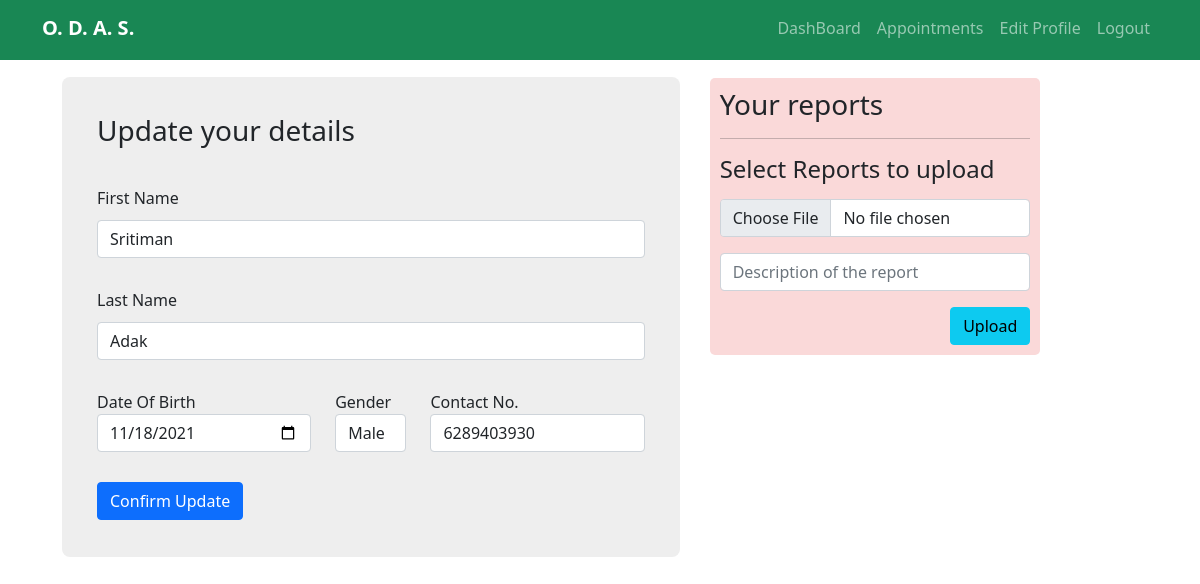
The app's page /edit/patient/ (signed in), older data.
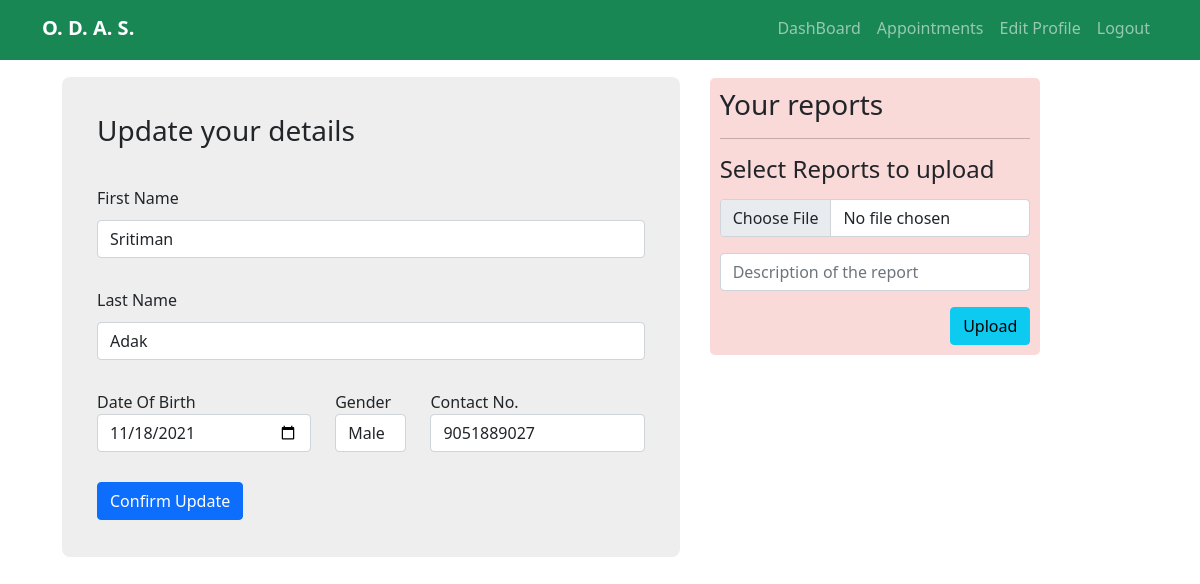
The same page, newer data.
### accounts/models.py (models this page shows)
class Patient(User):
    CHOICES = [
        ('Male','Male'),
        ('Female','Female'),
        ('Others','Others'),
    ]
    gender = models.CharField(null=False, max_length=8, choices=CHOICES)
    contact = models.CharField(max_length=12)
    dob = models.DateField()

### edit/views.py (the view, shortened to what this page needs)
# urls.py: path('patient/', views.PatientEditPage.as_view(), name = "p_edit" ),
class PatientEditPage(View):
    def get(self, request):
        patient = Patient.objects.get(pk = request.user.id)
        patient_reports = Report.objects.filter(patient = patient)
        fm = PatientEditForm(instance = patient)
        return render(request, "patient/patient-edit.html",{'form' : fm, 'reports':patient_reports})

### edit/forms.py
class PatientEditForm(UserChangeForm):
    class Meta:
        model = Patient
        fields = ['first_name','last_name','gender','dob','contact']
        widgets = {
            'dob' : forms.DateInput(attrs={"type" : "date", "class" : 'form-control'}),
            'gender' : forms.Select(attrs={ 'class' : 'form-control'}),
            'first_name': forms.TextInput(attrs={'class':'form-control'}),
            'last_name': forms.TextInput(attrs={'class':'form-control'}),
            'contact' : forms.TextInput(attrs={'class':'form-control'})
        }
        labels = {
            'dob':'Date of Birth'
        }

### templates/patient/patient-edit.html (shortened to what this page needs)
{% extends 'patient/base.html'%}
{% block content %}
<div class="container">
    <div class="row m-2">
        <div class="col-md-7 ">
            <form action="" method="POST" class="edit-user-form">
                <div class="row">
                    <div class="col-md-12"><h3>Update your details</h3></div>
                </div>
                <div class="row">
                    <div>First Name</div>
                    <div class="col-md-12">{{form.first_name}}</div>
                </div>
                <div class="row">
                    <div>Last Name</div>
                    <div class="col-md-12">{{form.last_name}}</div>
                </div>
                <div class="row">
                    <div class="col-md-5">
                        <div>Date Of Birth</div>
                        {{form.dob}}
                    </div>
                    <div class="col-md-2">
                        <div>Gender</div>
                        {{form.gender}}
                    </div>
                    <div class="col-md-5">
                        <div>Contact No.</div>
                        {{form.contact}}
                    </div>
                </div>
                <div class="row">
                    <div class="col-md-12">
                        <button type="submit" class="btn btn-primary btn-update">Confirm Update</button>
                    </div>
                </div>
            </form>
        </div>
        <div class="col-md-4 ">
            <div class="report-sec">
                <h3 >Your reports</h3>
                <hr>
                <form action="" method="post" enctype="multipart/form-data">
                    <div class="row">
                        <div class="mb-3">
                            <label for="formFile" class="form-label"><h4>Select Reports to upload</h4></label>
                            <input class="form-control" type="file" id="formFile" name="report">
                        </div>
                    </div>
                    <div class="row">
                        <div class="mb-3">
                            <input class="form-control" type="text" placeholder="Description of the report" name="description">
                        </div>
                    </div>
                    <div style="display:flex; justify-content:flex-end;">
                        <button type="submit" class="btn btn-info btn-update-2" >Upload</button>
                    </div>
                </form>
            </div>
        </div>
    </div>
</div>
{% endblock %}

Row changes from the older to the newer data that the page shows:
changed Patient "Male": contact "6289403930" → "9051889027"
